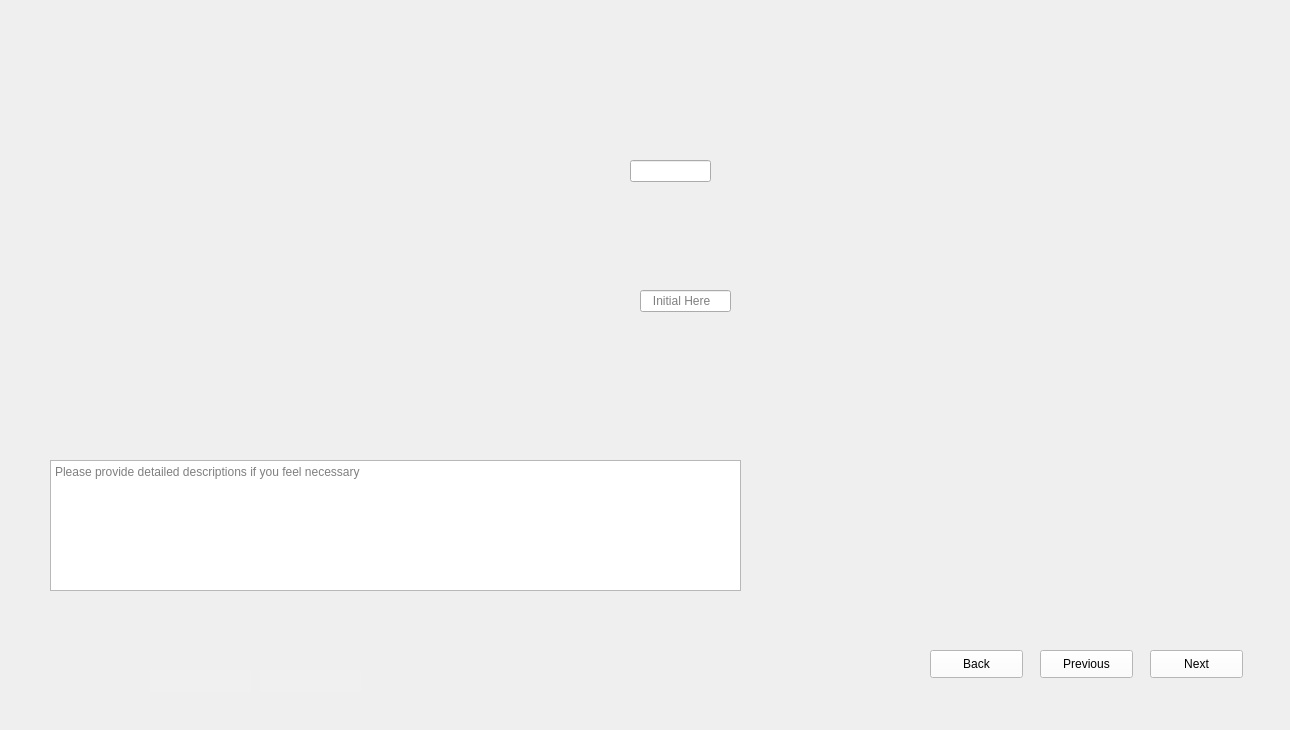
<?xml version="1.0" encoding="UTF-8"?>
<ui version="4.0">
 <class>Form</class>
 <widget class="QWidget" name="Form">
  <property name="geometry">
   <rect>
    <x>0</x>
    <y>0</y>
    <width>1290</width>
    <height>730</height>
   </rect>
  </property>
  <property name="windowTitle">
   <string>Form</string>
  </property>
  <widget class="QLabel" name="label">
   <property name="geometry">
    <rect>
     <x>0</x>
     <y>0</y>
     <width>1290</width>
     <height>730</height>
    </rect>
   </property>
   <property name="styleSheet">
    <string notr="true">background-image: url(:/images/images/Dice First Pillars_2.png);</string>
   </property>
   <property name="text">
    <string/>
   </property>
  </widget>
  <widget class="QLineEdit" name="lineEdit_Data">
   <property name="geometry">
    <rect>
     <x>630</x>
     <y>160</y>
     <width>81</width>
     <height>22</height>
    </rect>
   </property>
  </widget>
  <widget class="QLineEdit" name="lineEdit_Initials">
   <property name="geometry">
    <rect>
     <x>640</x>
     <y>290</y>
     <width>91</width>
     <height>22</height>
    </rect>
   </property>
   <property name="placeholderText">
    <string>   Initial Here</string>
   </property>
  </widget>
  <widget class="QTextEdit" name="textEdit_Comments">
   <property name="geometry">
    <rect>
     <x>50</x>
     <y>460</y>
     <width>691</width>
     <height>131</height>
    </rect>
   </property>
   <property name="placeholderText">
    <string>Please provide detailed descriptions if you feel necessary </string>
   </property>
  </widget>
  <widget class="QLineEdit" name="lineEdit_Dates">
   <property name="geometry">
    <rect>
     <x>150</x>
     <y>670</y>
     <width>101</width>
     <height>22</height>
    </rect>
   </property>
   <property name="styleSheet">
    <string notr="true">QLineEdit{
background-color: rgb(240, 240, 240);
border: none;
}</string>
   </property>
  </widget>
  <widget class="QLineEdit" name="lineEdit_Steps">
   <property name="geometry">
    <rect>
     <x>260</x>
     <y>670</y>
     <width>101</width>
     <height>22</height>
    </rect>
   </property>
   <property name="styleSheet">
    <string notr="true">QLineEdit{
background-color: rgb(240, 240, 240);
border: none;
}</string>
   </property>
  </widget>
  <widget class="QPushButton" name="pushButton_Next">
   <property name="geometry">
    <rect>
     <x>1150</x>
     <y>650</y>
     <width>93</width>
     <height>28</height>
    </rect>
   </property>
   <property name="styleSheet">
    <string notr="true">QPushButton{
background-color: rgb(255, 255, 255);
height: 35px;
}
QPushButton::hover{
background-color: rgb(0, 0, 255);
}
QPushButton:pressed{
padding-top:7px;
padding-top:7px;
}</string>
   </property>
   <property name="text">
    <string>Next</string>
   </property>
  </widget>
  <widget class="QPushButton" name="pushButton_Previous">
   <property name="geometry">
    <rect>
     <x>1040</x>
     <y>650</y>
     <width>93</width>
     <height>28</height>
    </rect>
   </property>
   <property name="styleSheet">
    <string notr="true">QPushButton{
background-color: rgb(255, 255, 255);
height: 35px;
}
QPushButton::hover{
background-color: rgb(0, 0, 255);
}
QPushButton:pressed{
padding-top:7px;
padding-top:7px;
}</string>
   </property>
   <property name="text">
    <string>Previous</string>
   </property>
  </widget>
  <widget class="QPushButton" name="pushButton_Back">
   <property name="geometry">
    <rect>
     <x>930</x>
     <y>650</y>
     <width>93</width>
     <height>28</height>
    </rect>
   </property>
   <property name="styleSheet">
    <string notr="true">QPushButton{
background-color: rgb(255, 255, 255);
height: 35px;
}
QPushButton::hover{
background-color: rgb(0, 0, 255);
}
QPushButton:pressed{
padding-top:7px;
padding-top:7px;
}</string>
   </property>
   <property name="text">
    <string>Back</string>
   </property>
  </widget>
 </widget>
 <resources>
  <include location="D:/ECED4901SYPIIFiles/SNYProject/UI_design/LoginUI_Design/resource.qrc"/>
 </resources>
 <connections/>
</ui>
